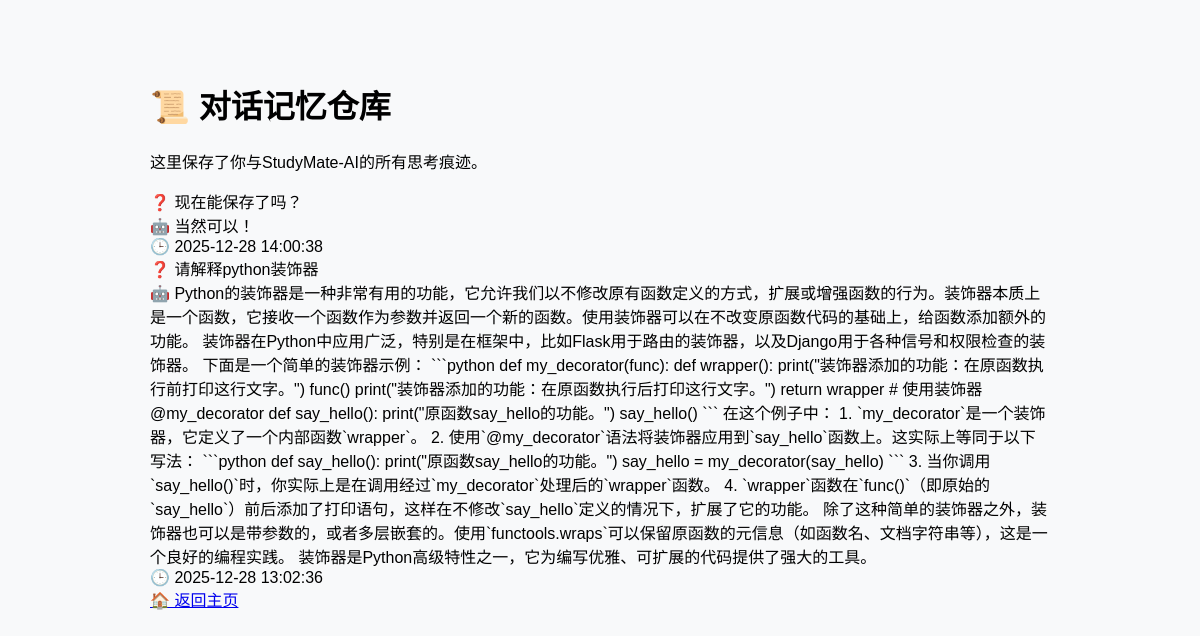
The app's page /history with its own data.
### tables this page shows
CREATE TABLE conversation_history (
            id INTEGER PRIMARY KEY AUTOINCREMENT,  -- SQLite用 INTEGER AUTOINCREMENT
            user_question TEXT NOT NULL,
            ai_answer TEXT NOT NULL,
            created_at TIMESTAMP DEFAULT CURRENT_TIMESTAMP  -- SQLite支持这个默认值
        );

### app.py (the view)
@app.route('/history')
def show_history():
    from db import get_all_conversations
    chats = get_all_conversations()
    history_list = []
    for chat in chats:
        history_list.append({
            'id': chat['id'],
            'question': chat['user_question'],
            'answer': chat['ai_answer'],
            'time': chat['created_at']  # 这里返回的是原始时间戳，可以后续格式化
        })
    return render_template('history.html', histories=history_list)

### db.py (called while the page is built)
def get_db_connection():
    connection = sqlite3.connect(DB_FILE)
    connection.row_factory = sqlite3.Row
    return connection

def get_all_conversations(limit=50):
    conn = get_db_connection()
    try:
        cursor = conn.cursor()
        sql = """SELECT * FROM conversation_history
               ORDER BY created_at DESC
               LIMIT ?"""
        cursor.execute(sql, (limit,))
        conversations = cursor.fetchall()
        print(f"📜 从记忆仓库加载了 {len(conversations)} 条历史记录。")
        return conversations
    except Exception as e:
        print(f"❌ 加载历史记录失败: {e}")
        return []
    finally:
        conn.close()

### templates/history.html (shortened to what this page needs)
<!DOCTYPE html>
<html lang=“zh-CN”>
<head>
</head>
<body>
    <div class=“header”>
        <h1>📜 对话记忆仓库</h1>
        <p>这里保存了你与StudyMate-AI的所有思考痕迹。</p>
    </div>
    {% if histories %}
        {% for item in histories %}
        <div class=“history-item”>
            <div class=“question”>❓ {{ item.question }}</div>
            <div class=“answer”>🤖 {{ item.answer }}</div>
            <div class=“meta”>🕒 {{ item.time }}</div>
        </div>
        {% endfor %}
    {% else %}
        <p style="text-align:center; color: #95a5a6;">记忆仓库空空如也，快去开始一场对话吧！</p>
    {% endif %}
    <a href=“/” class=“back-btn”>🏠 返回主页</a>
</body>
</html>

### templates/history.html (style rules this page uses)
body { font-family: ‘Segoe UI’, Arial, sans-serif; max-width: 900px; margin: 40px auto; padding: 20px; background: #f8f9fa; }

### records on screen
conversation_history: question "现在能保存了吗？", answer "当然可以！", time "2025-12-28 14:00:38"
conversation_history: question "请解释python装饰器", answer "Python的装饰器是一种非常有用的功能，它允许我们以不修改原有函数定义的方式，扩展或增强函数的行为。装饰器本质上是一个函数，它接收一个函数作为参数并返回一个新的函数。使用装饰器可以在不改变原函数代码的基础上，给函数添加额外的功能。 装饰器在Python中应用广泛，特别是在框架中，比如Flask用于路由的装饰器，以及Django用于各种信号和权限检查的装饰器。 下面是一个简单的装饰器示例： ```python def my_decorator(func): def wrapper(): print(\"装饰器添加的功能：在原函数执行前打印这行文字。\") func() print(\"装饰器添加的功能：在原函数执行后打印这行文字。\") return wrapper # 使用装饰器 @my_decorator def say_hello(): print(\"原函数say_hello的功能。\") say_hello() ``` 在这个例子中： 1. `my_decorator`是一个装饰器，它定义了一个内部函数`wrapper`。 2. 使用`@my_decorator`语法将装饰器应用到`say_hello`函数上。这实际上等同于以下写法： ```python def say_hello(): print(\"原函数say_hello的功能。\") say_hello = my_decorator(say_hello) ``` 3. 当你调用`say_hello()`时，你实际上是在调用经过`my_decorator`处理后的`wrapper`函数。 4.…", time "2025-12-28 13:02:36"
